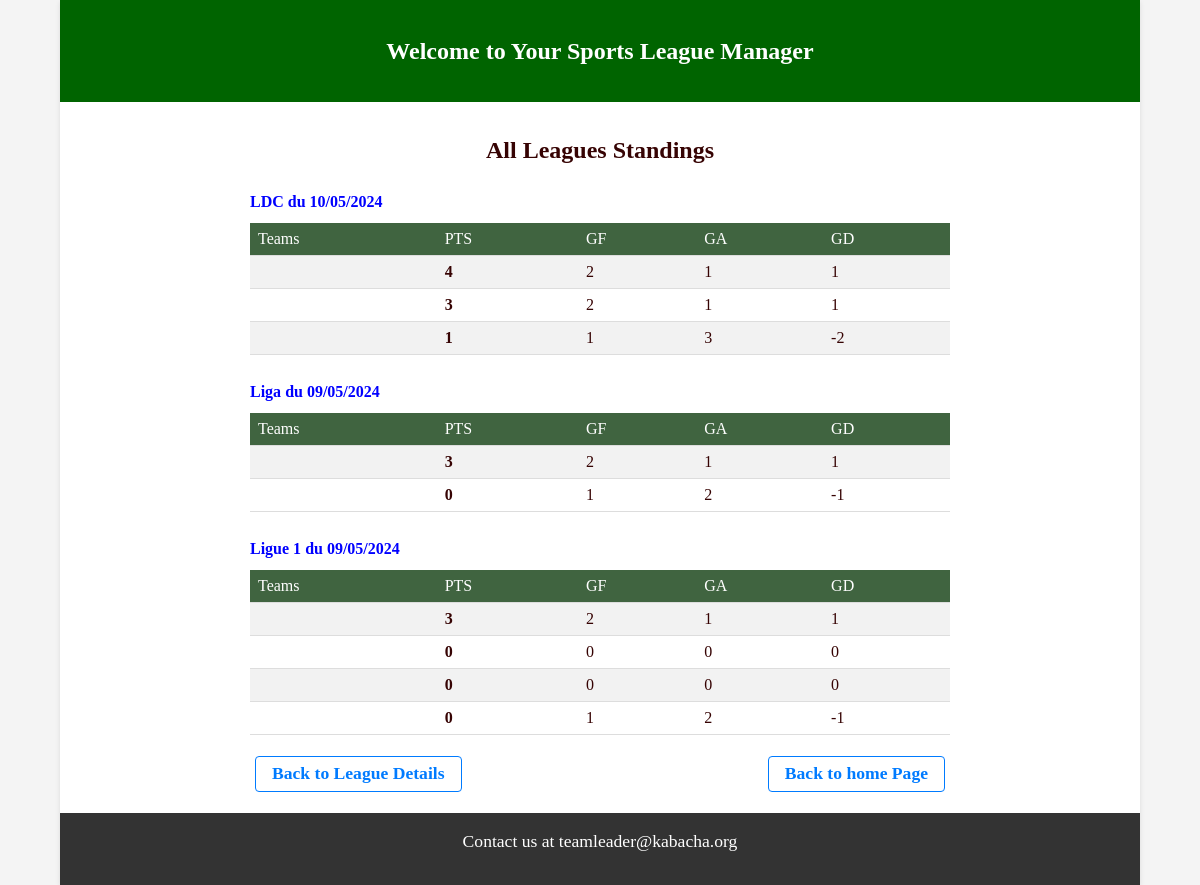
Page /all/leagues/standings/ on the earlier database version.
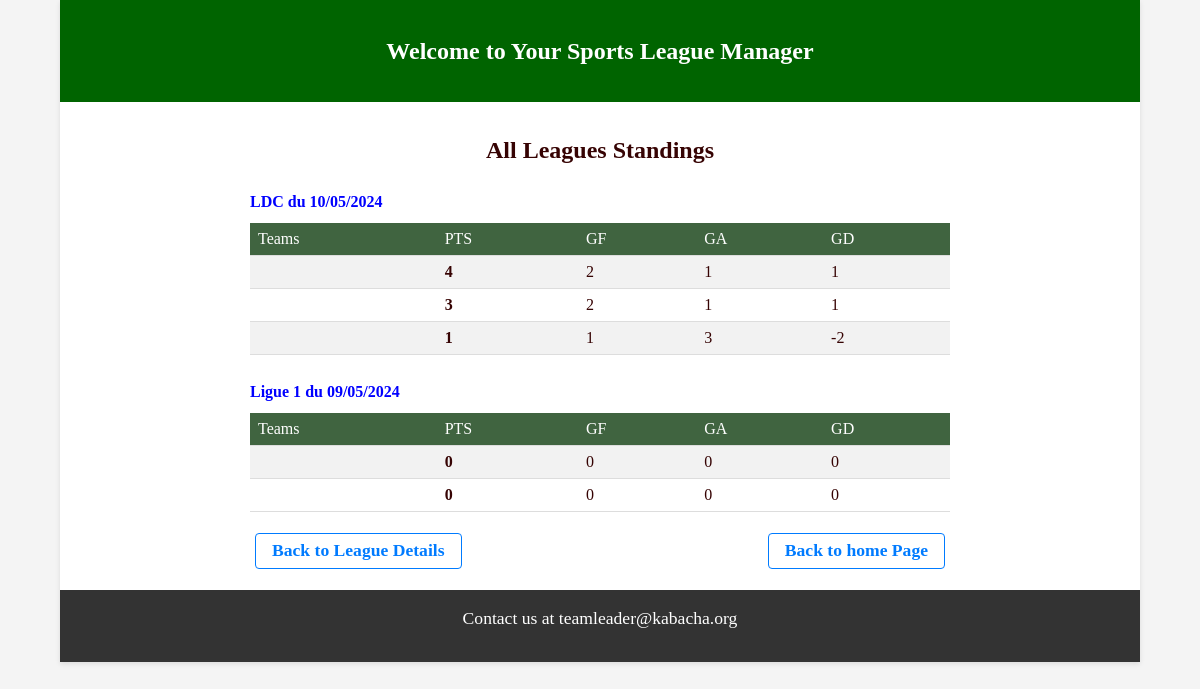
Same page on the later database version.
### matches/models.py (models this page shows, shortened)
class League(models.Model):
    name = models.CharField(max_length=50, unique=True)
    number_of_teams = models.IntegerField()
    start_date = models.DateField()
    end_date = models.DateField()

class Team(models.Model):
    league = models.ForeignKey(League, related_name='teams', on_delete=models.CASCADE)
    name = models.CharField(max_length=100)
    name_short = models.CharField(max_length=4)
    games_played = models.IntegerField(default=0)
    wins = models.IntegerField(default=0)
    losses = models.IntegerField(default=0)
    draws = models.IntegerField(default=0)
    points = models.IntegerField(default=0)
    goals_for = models.IntegerField(default=0, validators=[MinValueValidator(0)])
    goals_against = models.IntegerField(default=0, validators=[MinValueValidator(0)])
    goal_difference = models.IntegerField(default=0)
    class Meta:
        unique_together = ('name', 'league')

### matches/views.py (the view)
# urls.py: path('all/leagues/standings/', AllLeagueStandingsView.as_view(), name='allLeagueStandings'),
class AllLeagueStandingsView(ListView):
    model = League
    template_name = 'matches/allLeagueStandings.html'
    context_object_name = 'leagues'
    def get_queryset(self):
        leagues = League.objects.annotate(
            teams_count=Count('teams')
        ).prefetch_related('teams')
        for league in leagues:
            league.sorted_teams = league.teams.annotate(
                total_points=Sum('points'),
                total_goals_for=Sum('goals_for'),
                total_goals_against=Sum('goals_against'),
                goal_differences=F('total_goals_for') - F('total_goals_against')
            ).order_by('-total_points', '-goal_difference', '-total_goals_for', 'name')
        return leagues

### matches/templates/matches/allLeagueStandings.html (shortened to what this page needs)
{% extends "matches/home.html" %}
{% block content %}
<div class="allLeague">
  <h1>All Leagues Standings</h1>
  {% for league in leagues %}
  <h2>{{ league.name }} du {{league.start_date|date:"d/m/Y"}}</h2>
  <table>
    <tr>
      <th>Teams</th>
      <th>PTS</th>
      <th>GF</th>
      <th>GA</th>
      <th>GD</th>
    </tr>
    {% for team in league.sorted_teams %}
    <tr>
      <td></td>
      <td><b>{{ team.total_points }}</b></td>
      <td>{{ team.total_goals_for }}</td>
      <td>{{ team.total_goals_against }}</td>
      <td>{{ team.goal_differences }}</td>
    </tr>
    {% endfor %}
  </table>
  {% empty %}
  <p>No leagues available.</p>
  {% endfor %}
  <div class="backdir">
    <a href="{% url 'allLeague' %}">Back to League Details</a>
    <a href="{% url 'index' %}">Back to home Page</a>
  </div>
</div>
{% endblock %}

### matches/templates/matches/home.html (shortened to what this page needs)
{% load static %}
<!DOCTYPE html>
<html lang="en">
  <head>
    <link rel="stylesheet" href="{% static 'matches/css/style.css' %}" />
  </head>
  <body>
    <div class="container">
      <header>
        <h1>Welcome to Your Sports League Manager</h1>
      </header>
      {% block content %}{% endblock %}
      <footer>
        <p>Contact us at teamleader@kabacha.org</p>
      </footer>
    </div>
  </body>
</html>

### matches/static/matches/css/style.css (style rules this page uses)
body { color: #360303; background-color: #f4f4f4; }
.container { background-color: #fff; box-shadow: 0 2px 5px rgba(0, 0, 0, 0.1); width: 90%; margin: auto; justify-content: center; align-content: center; align-items: center; display: flex; flex-direction: column; }
h1 { font-size: 1.5rem; font-weight: bold; text-align: center; padding-top: 1.2rem; padding-bottom: 1.2rem; }
h2 { font-size: 1.4rem; font-weight: bold; text-align: center; padding-top: 0.8rem; padding-bottom: 0.8rem; }
p { font-size: 1.1rem; padding-bottom: 0.9rem; }
a { text-decoration: none; font-size: 1.1rem; color: green; font-weight: bold; }
header, section, footer { text-align: center; padding: 20px; }
header { background-color: #006400; color: white; width: 100%; }
footer { background-color: #333; color: white; width: 100%; }
.backdir { display: flex; justify-content: space-between; margin-top: 1rem; }
.backdir a { text-decoration: none; color: #007bff; background-color: transparent; margin: 5px; padding: 8px 16px; border: 1px solid #007bff; border-radius: 4px; display: inline-block; }
.allLeague { margin-top: 1rem; margin-bottom: 1rem; max-width: 700px; width: 100%; }
.allLeague h2 { text-align: left; font-size: 1rem; color: blue; }
.allLeague table { width: 100%; border-collapse: collapse; margin-top: 0.041rem; border-radius: 4px; margin-bottom: 1rem; }
.allLeague table th, .allLeague table td { text-align: left; padding: 8px; border-bottom: 1px solid #ddd; }
.allLeague table th { background-color: #406440; color: white; }
.allLeague table tr:nth-child(even) { background-color: #f2f2f2; }
.allLeague table tr:nth-child(odd) { background-color: #ffffff; }
.allLeague table td b { font-weight: bold; }

Differences in the rows shown:
removed League: name "Liga", start_date "09/05/2024"
removed Team: total_points "3", total_goals_for "2", total_goals_against "1", goal_differences "1", shown under "Liga"
removed Team: total_points "0", total_goals_for "1", total_goals_against "2", goal_differences "-1", shown under "Liga"
removed Team: total_points "3", total_goals_for "2", total_goals_against "1", goal_differences "1", shown under League "Ligue 1"
removed Team: total_points "0", total_goals_for "1", total_goals_against "2", goal_differences "-1", shown under League "Ligue 1"
